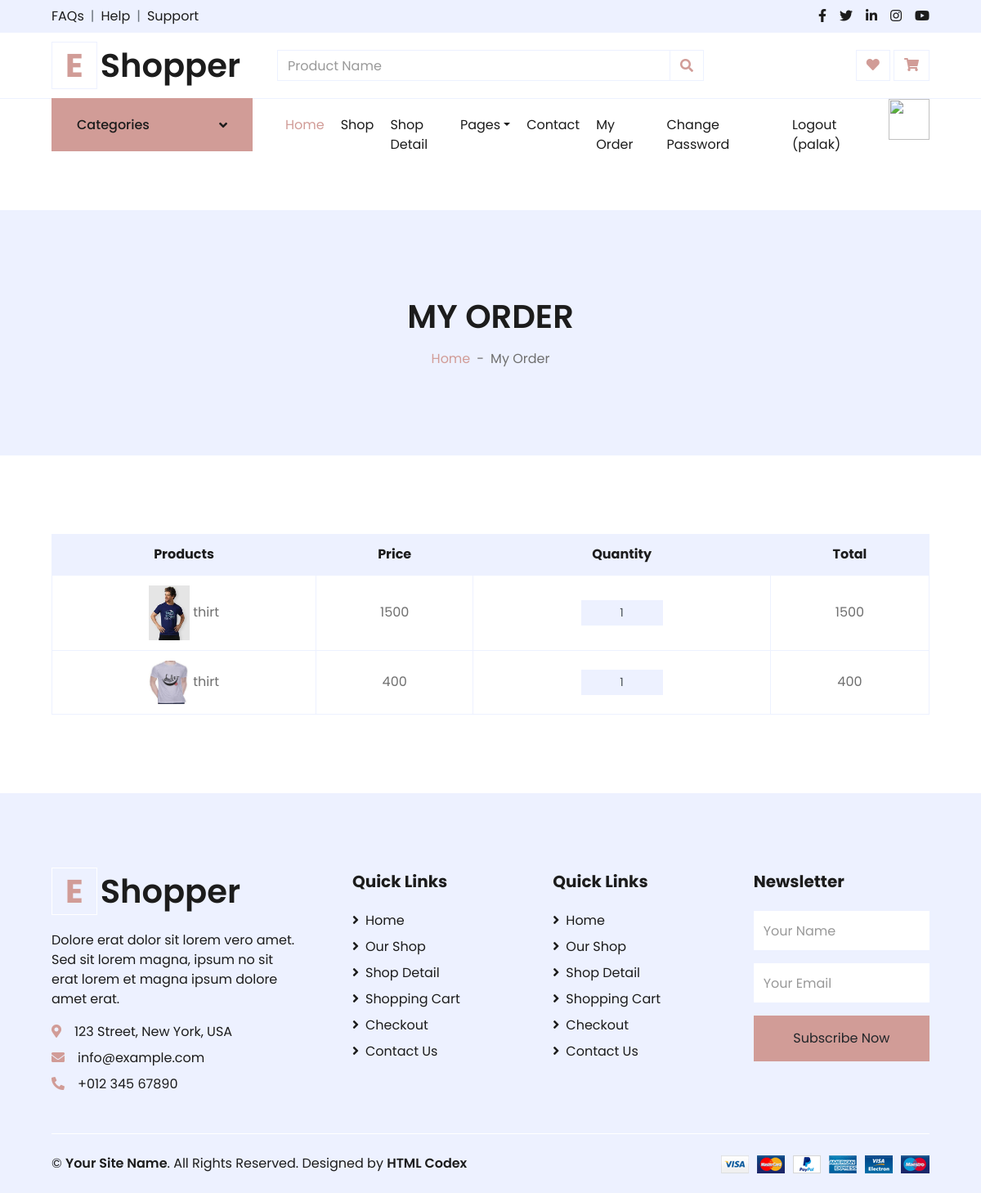
The page /myorder/ (signed in) on the database its author committed.
### myapp/models.py (models this page shows, shortened)
class Cart(models.Model):
	user=models.ForeignKey(User,on_delete=models.CASCADE)
	product=models.ForeignKey(Product,on_delete=models.CASCADE)
	date=models.DateTimeField(default=timezone.now)
	product_price=models.PositiveIntegerField()
	product_qty=models.PositiveIntegerField()
	total_price=models.PositiveIntegerField()
	payment_status=models.BooleanField(default=False)

class Product(models.Model):
	category=(
		('men','men'),
		('women','women'),
		('kid','kid'),
		)
	size=(
		('s','s'),
		('m','m'),
		('l','l'),
		('xl','xl'),
		('xxl','xxl'),
		('xxxl','xxxl'),
		)
	seller=models.ForeignKey(User,on_delete=models.CASCADE)
	product_category=models.CharField(max_length=100,choices=category)
	product_name=models.CharField(max_length=100)
	product_price=models.PositiveIntegerField()
	product_desc=models.TextField()
	product_size=models.CharField(max_length=100,choices=size)
	product_image=models.ImageField(upload_to="product_pic/")

### myapp/views.py (the view)
# urls.py: path('myorder/', views.myorder, name='myorder'),
def myorder(request):
	user=User.objects.get(email=request.session['email'])
	carts=Cart.objects.filter(user=user,payment_status=False)
	return render(request,'myorder.html',{'carts':carts})

### myapp/templates/myorder.html (shortened to what this page needs)
{% extends 'header.html' %}
{% load static %}
{% block content %}
<!DOCTYPE html>
<html lang="en">
<head>
</head>
<body>
    <div class="container-fluid bg-secondary mb-5">
        <div class="d-flex flex-column align-items-center justify-content-center" style="min-height: 300px">
            <h1 class="font-weight-semi-bold text-uppercase mb-3">My Order</h1>
            <div class="d-inline-flex">
                <p class="m-0"><a href="">Home</a></p>
                <p class="m-0 px-2">-</p>
                <p class="m-0">My Order</p>
            </div>
        </div>
    </div>
    <div class="container-fluid pt-5">
        <div class="row px-xl-5">
            <div class="col-lg-12 table-responsive mb-5">
                <table class="table table-bordered text-center mb-0">
                    <thead class="bg-secondary text-dark">
                        <tr>
                            <th>Products</th>
                            <th>Price</th>
                            <th>Quantity</th>
                            <th>Total</th>
                        </tr>
                    </thead>
                    <tbody class="align-middle">
                        {% for i in carts %}
                        <tr>
                            <td class="align-middle"><img src="{{i.product.product_image.url}}" alt="" style="width: 50px;"> {{i.product.product_name}}</td>
                            <td class="align-middle">{{i.product.product_price}}</td>
                            <td class="align-middle">
                                <div class="input-group quantity mx-auto" style="width: 100px;">
                                    <form method="post" action="{% url 'change-qty' %}">
                                        <input type="nummber" class="form-control form-control-sm bg-secondary text-center" value="{{i.product_qty}}" name="product_qty" onchange="this.form.submit();">
                                    </form>
                                </div>
                            </td>
                            <td class="align-middle">{{i.total_price}}</td>
                        </tr>
                       {% endfor %}
                    </tbody>
                </table>
            </div>
      </div>
    </div>
</body>
</html>
{% endblock %}

### rows shown on the page
Cart: product.product_image (picture), product.product_name "thirt", product.product_price "1500", product_qty "1", total_price "1500"
Cart: product.product_image (picture), product.product_name "thirt", product.product_price "400", product_qty "1", total_price "400"

### other values the page prints
{{ request.session.fname }} "palak"
